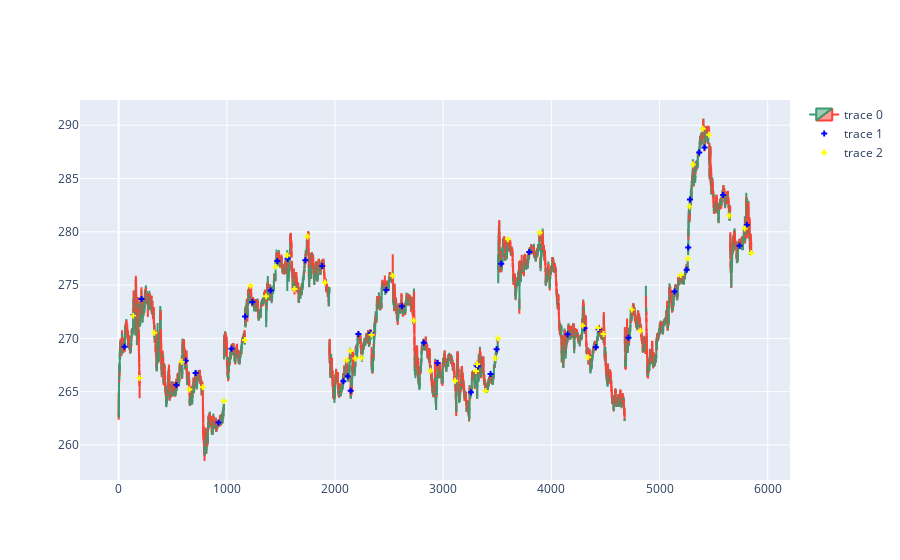

The notebook cell this image was saved under:
### Code cell
import plotly.graph_objects as go


candlestick = go.Candlestick(
                            x=data.index,
                            open=data['Open'],
                            high=data['High'],
                            low=data['Low'],
                            close=data['Close']
                            )

ema12_graph = go.Scatter(x=data.index, y=df_ema_12['ema'], line=dict(color='orange', width=2))
ema50_graph = go.Scatter(x=data.index, y=df_ema_50['ema'], line=dict(color='orange', width=2))
buy_signal = go.Scatter(x=data.index, y=data['Buy Signals'], mode='markers',  
                        marker = dict(size = 5, color = 'blue', symbol = 'cross'))
sell_signal = go.Scatter(x=data.index, y=data['Sell Signals'], mode='markers',  
                         marker = dict(size = 5, color = 'yellow', symbol = 'cross'))

fig = go.Figure(data=[candlestick, buy_signal, sell_signal])
fig.update_layout(xaxis_rangeslider_visible=False)
fig.show()

### Figure 1 — Plotly figure (JSON) as saved in the notebook; plotly's stock layout.template omitted (floating-point values rounded to 4 significant figures; data arrays with more than 128 entries replaced by an {"elided": "..."} marker saying what was removed)
{"data": [{"close": {"elided": "5850 float values"}, "high": {"elided": "5850 float values"}, "low": {"elided": "5850 float values"}, "open": {"elided": "5850 float values"}, "type": "candlestick", "x": {"elided": "5850 int values"}}, {"marker": {"color": "blue", "size": 5, "symbol": "cross"}, "mode": "markers", "type": "scatter", "x": {"elided": "5850 int values"}, "y": {"elided": "5850 float values"}}, {"marker": {"color": "yellow", "size": 5, "symbol": "cross"}, "mode": "markers", "type": "scatter", "x": {"elided": "5850 int values"}, "y": {"elided": "5850 float values"}}], "layout": {"xaxis": {"rangeslider": {"visible": false}}}}
